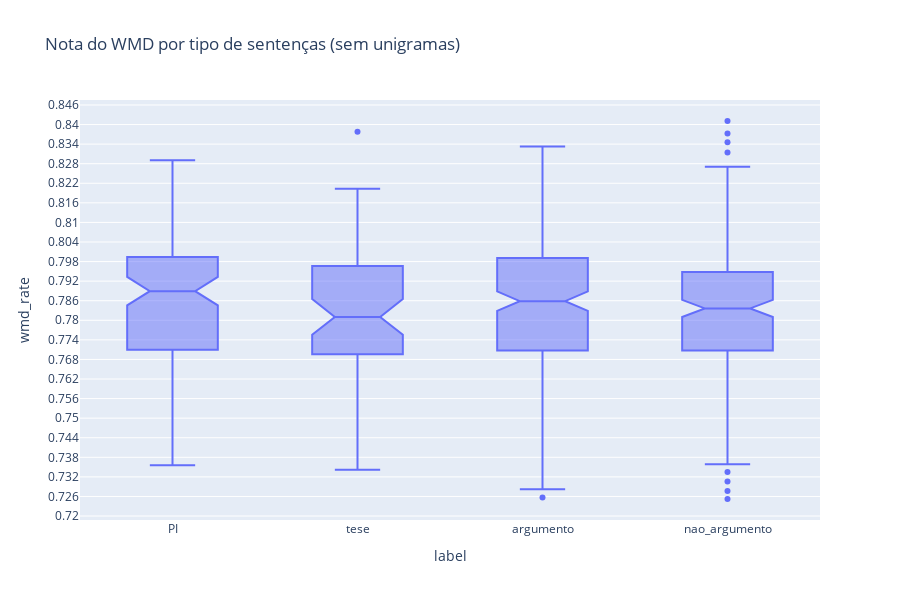

The notebook cell this image was saved under:
### Code cell
f = px.box(wmd_u0, y='wmd_rate', x='label', notched=True, title="Nota do WMD por tipo de sentenças (sem unigramas)", height=600)
f.update_yaxes(
    dtick=0.006
)
f.show()

### Figure 1 — Plotly figure (JSON) as saved in the notebook; plotly's stock layout.template omitted (floating-point values rounded to 4 significant figures; data arrays with more than 128 entries replaced by an {"elided": "..."} marker saying what was removed)
{"data": [{"alignmentgroup": "True", "hovertemplate": "label=%{x}<br>wmd_rate=%{y}<extra></extra>", "legendgroup": "", "marker": {"color": "#636efa"}, "name": "", "notched": true, "offsetgroup": "", "orientation": "v", "showlegend": false, "type": "box", "x": {"elided": "593 str values"}, "x0": " ", "xaxis": "x", "y": {"elided": "593 float values"}, "y0": " ", "yaxis": "y"}], "layout": {"boxmode": "group", "height": 600, "legend": {"tracegroupgap": 0}, "title": {"text": "Nota do WMD por tipo de sentenças (sem unigramas)"}, "xaxis": {"anchor": "y", "domain": [0, 1], "title": {"text": "label"}}, "yaxis": {"anchor": "x", "domain": [0, 1], "dtick": 0.006, "title": {"text": "wmd_rate"}}}}
